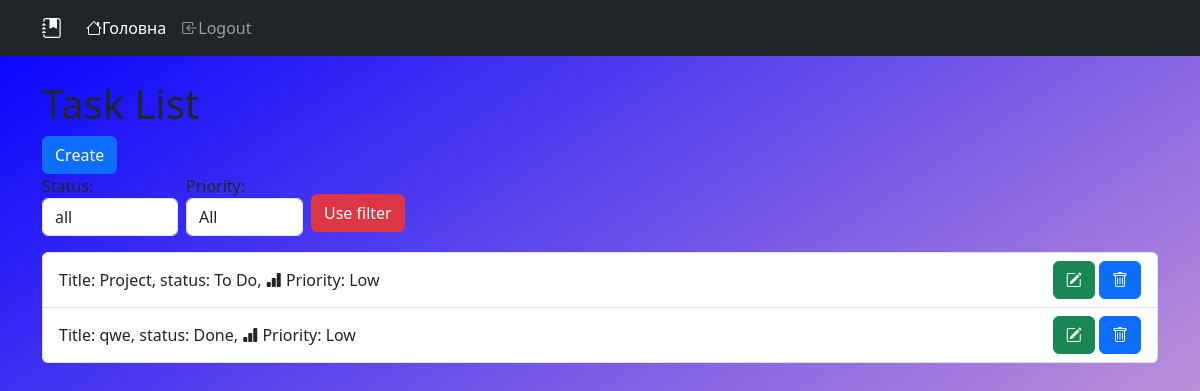
The app's page / (signed in) with its own data.
### notatkas/models.py (models this page shows)
class Task(models.Model):
    STATUS_CHOISES = [
        ("To Do", "To Do"),
        ("In Progression", "In progression"),
        ("Done", "Done")
    ]
    PRIORITY = [
        ("Low",'low'),
        ("Medium", "Medium"),
        ('High', 'High'),
        ('2High', 'PIZDA HIGH')
    ]
    title = models.CharField(max_length=200)
    desc = models.TextField()
    status = models.CharField(choices=STATUS_CHOISES, default="todo")
    prior = models.CharField(choices=PRIORITY, default='low')
    due = models.DateField(null=True, blank=True)
    creator = models.ForeignKey(User, on_delete=models.CASCADE, related_name='tasks')

### notatkas/views.py (the view)
# urls.py: path('', views.TaskListView.as_view(), name="task-list"),
class TaskListView(LoginRequiredMixin, ListView):
    model = Task
    context_object_name = "tasks"
    template_name = "notatkas/task_list.html"
    def get_context_data(self, **kwargs):
        context = super().get_context_data(**kwargs)
        context['form'] = forms.TaskFilterForm()
        return context
    def get_queryset(self):
        queryset =  Task.objects.filter(creator=self.request.user)
        status = self.request.GET.get('status', "")
        priority = self.request.GET.get('priority', "")
        if status:
            queryset = queryset.filter(status=status)
        if priority:
            queryset = queryset.filter(prior=priority)
        return queryset

### notatkas/forms.py
class TaskFilterForm(forms.Form):
    STATUS_CHOISES = [
        ('', "all"),
        ("To Do", "To Do"),
        ("In Progression", "In progression"),
        ("Done", "Done")
    ]
    PRIORITY = [
        ("", "All"),
        ("low",'low'),
        ("med", "Medium"),
        ('high', 'High'),
        ('2high', 'PIZDA HIGH')
    ]
    status = forms.ChoiceField(choices=STATUS_CHOISES, label='Status', required=False)
    priority = forms.ChoiceField(choices=PRIORITY, label='Priority', required=False)
    def __init__(self, *args, **kwargs):
        super(TaskFilterForm, self).__init__(*args, **kwargs)
        for field in self.fields:
            self.fields[field].widget.attrs.update({'class': 'form-control'})

### templates/notatkas/task_list.html
{% extends 'base.html' %}
{% block content %}
<h1>Task List</h1>
<a class="btn btn-primary" href="{% url 'task-create' %}" role="button">Create</a>
<form method="get" class="d-flex align-items-center gap-2">
  {{form.as_p}}
  <button type="submit" class="btn btn-danger">Use filter</button>
</form>
<div class="list-group">
  {% for task in tasks %}
    <div href="{% url 'task-update' task.pk %}" class="list-group-item d-flex justify-content-between align-items-center"
    aria-current="true">
    <a>Title: {{ task.title }}, status: {{ task.status }}, <i class="bi bi-bar-chart-fill"></i> Priority: {{task.prior}} </a>
      <div>
      <a href="{% url 'task-update' task.pk%}" class="btn btn-success"><i class="bi bi-pencil-square"></i></a>
      <a href="{% url 'task-delete' task.pk %}" class="btn btn-primary"><i class="bi bi-trash"></i></a>
      </div>
</div>
  {% endfor %}
</div>
{% endblock %}

### static/css/style.css (style rules this page uses)
html, body { height: 100%; margin: 0; padding: 0; }
body { min-height: 100vh; height: 100%; background: linear-gradient(to bottom right, blue, pink); background-attachment: fixed; background-repeat: no-repeat; background-size: cover; }

### records on screen
Task: title "Project", status "To Do", prior "Low"
Task: title "qwe", status "Done", prior "Low"
